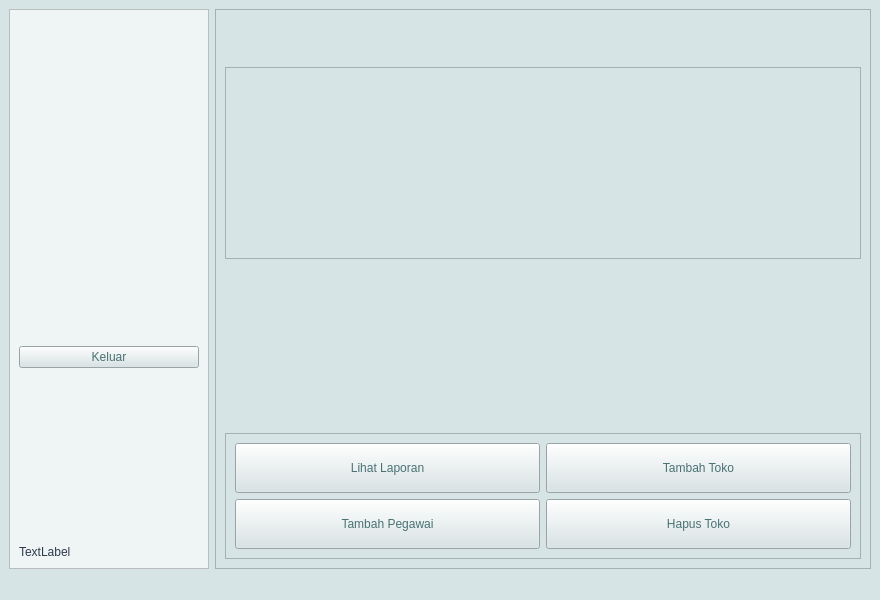
<?xml version="1.0" encoding="UTF-8"?>
<ui version="4.0">
 <class>MainWindow</class>
 <widget class="QMainWindow" name="MainWindow">
  <property name="geometry">
   <rect>
    <x>0</x>
    <y>0</y>
    <width>880</width>
    <height>600</height>
   </rect>
  </property>
  <property name="windowTitle">
   <string>MainWindow</string>
  </property>
  <property name="styleSheet">
   <string notr="true">background-color: rgb(214, 228, 229);</string>
  </property>
  <widget class="QWidget" name="centralwidget">
   <layout class="QGridLayout" name="gridLayout">
    <item row="0" column="2">
     <widget class="QFrame" name="frame_2">
      <property name="frameShape">
       <enum>QFrame::StyledPanel</enum>
      </property>
      <property name="frameShadow">
       <enum>QFrame::Raised</enum>
      </property>
      <layout class="QVBoxLayout" name="verticalLayout_2">
       <item>
        <widget class="QLabel" name="label_name">
         <property name="maximumSize">
          <size>
           <width>16777215</width>
           <height>50</height>
          </size>
         </property>
         <property name="font">
          <font>
           <pointsize>14</pointsize>
          </font>
         </property>
         <property name="styleSheet">
          <string notr="true">color: rgb(255, 255, 255);</string>
         </property>
         <property name="text">
          <string/>
         </property>
        </widget>
       </item>
       <item>
        <widget class="QLabel" name="label_6">
         <property name="text">
          <string/>
         </property>
        </widget>
       </item>
       <item>
        <widget class="QTableWidget" name="tableShop">
         <property name="styleSheet">
          <string notr="true">color: rgb(255, 255, 255);</string>
         </property>
        </widget>
       </item>
       <item>
        <spacer name="verticalSpacer_2">
         <property name="orientation">
          <enum>Qt::Vertical</enum>
         </property>
         <property name="sizeHint" stdset="0">
          <size>
           <width>20</width>
           <height>40</height>
          </size>
         </property>
        </spacer>
       </item>
       <item>
        <widget class="QFrame" name="frame_3">
         <property name="minimumSize">
          <size>
           <width>0</width>
           <height>100</height>
          </size>
         </property>
         <property name="frameShape">
          <enum>QFrame::StyledPanel</enum>
         </property>
         <property name="frameShadow">
          <enum>QFrame::Raised</enum>
         </property>
         <layout class="QGridLayout" name="gridLayout_2">
          <item row="4" column="1">
           <widget class="QPushButton" name="deleteButton">
            <property name="minimumSize">
             <size>
              <width>0</width>
              <height>50</height>
             </size>
            </property>
            <property name="styleSheet">
             <string notr="true">QPushButton
{
  
	background-color: rgb(214, 228, 229);

	color: rgb(73, 113, 116);
	font: 75 8pt &quot;MS Shell Dlg 2&quot;;
}
QPushButton:hover
{
   
	background-color: rgb(255, 77, 42);
}
</string>
            </property>
            <property name="text">
             <string>Hapus Toko</string>
            </property>
           </widget>
          </item>
          <item row="3" column="1">
           <widget class="QPushButton" name="add_shop">
            <property name="minimumSize">
             <size>
              <width>0</width>
              <height>50</height>
             </size>
            </property>
            <property name="styleSheet">
             <string notr="true">QPushButton
{
  
	background-color: rgb(214, 228, 229);

	color: rgb(73, 113, 116);
	font: 75 8pt &quot;MS Shell Dlg 2&quot;;
}
QPushButton:hover
{
   
	background-color: rgb(255, 77, 42);
}
</string>
            </property>
            <property name="text">
             <string>Tambah Toko</string>
            </property>
           </widget>
          </item>
          <item row="3" column="0">
           <widget class="QPushButton" name="reportButton">
            <property name="minimumSize">
             <size>
              <width>0</width>
              <height>50</height>
             </size>
            </property>
            <property name="baseSize">
             <size>
              <width>0</width>
              <height>0</height>
             </size>
            </property>
            <property name="styleSheet">
             <string notr="true">QPushButton
{
  
	background-color: rgb(214, 228, 229);

	color: rgb(73, 113, 116);
	font: 75 8pt &quot;MS Shell Dlg 2&quot;;
}
QPushButton:hover
{
   
	background-color: rgb(255, 77, 42);
}
</string>
            </property>
            <property name="text">
             <string>Lihat Laporan</string>
            </property>
           </widget>
          </item>
          <item row="4" column="0">
           <widget class="QPushButton" name="addEmp">
            <property name="minimumSize">
             <size>
              <width>0</width>
              <height>50</height>
             </size>
            </property>
            <property name="styleSheet">
             <string notr="true">QPushButton
{
  
	background-color: rgb(214, 228, 229);

	color: rgb(73, 113, 116);
	font: 75 8pt &quot;MS Shell Dlg 2&quot;;
}
QPushButton:hover
{
   
	background-color: rgb(255, 77, 42);
}
</string>
            </property>
            <property name="text">
             <string>Tambah Pegawai</string>
            </property>
           </widget>
          </item>
         </layout>
        </widget>
       </item>
      </layout>
     </widget>
    </item>
    <item row="0" column="0" colspan="2">
     <widget class="QFrame" name="frame">
      <property name="minimumSize">
       <size>
        <width>200</width>
        <height>0</height>
       </size>
      </property>
      <property name="maximumSize">
       <size>
        <width>200</width>
        <height>16777215</height>
       </size>
      </property>
      <property name="styleSheet">
       <string notr="true">background-color: rgb(239, 245, 245);</string>
      </property>
      <property name="frameShape">
       <enum>QFrame::StyledPanel</enum>
      </property>
      <property name="frameShadow">
       <enum>QFrame::Raised</enum>
      </property>
      <layout class="QVBoxLayout" name="verticalLayout">
       <item>
        <widget class="QLabel" name="label">
         <property name="minimumSize">
          <size>
           <width>150</width>
           <height>150</height>
          </size>
         </property>
         <property name="styleSheet">
          <string notr="true">image: url(:/newPrefix/Mask group.png);</string>
         </property>
         <property name="text">
          <string/>
         </property>
        </widget>
       </item>
       <item>
        <spacer name="verticalSpacer">
         <property name="orientation">
          <enum>Qt::Vertical</enum>
         </property>
         <property name="sizeHint" stdset="0">
          <size>
           <width>20</width>
           <height>40</height>
          </size>
         </property>
        </spacer>
       </item>
       <item>
        <widget class="QPushButton" name="exitButton">
         <property name="styleSheet">
          <string notr="true">QPushButton
{
  
	background-color: rgb(214, 228, 229);

	color: rgb(73, 113, 116);
	font: 75 8pt &quot;MS Shell Dlg 2&quot;;
}
QPushButton:hover
{
   
	background-color: rgb(255, 77, 42);
}
</string>
         </property>
         <property name="text">
          <string>Keluar</string>
         </property>
        </widget>
       </item>
       <item>
        <spacer name="verticalSpacer_3">
         <property name="orientation">
          <enum>Qt::Vertical</enum>
         </property>
         <property name="sizeHint" stdset="0">
          <size>
           <width>20</width>
           <height>40</height>
          </size>
         </property>
        </spacer>
       </item>
       <item>
        <widget class="QLabel" name="user_id">
         <property name="styleSheet">
          <string notr="true">color: rgb(45, 58, 76);</string>
         </property>
         <property name="text">
          <string>TextLabel</string>
         </property>
        </widget>
       </item>
      </layout>
     </widget>
    </item>
   </layout>
  </widget>
  <widget class="QStatusBar" name="statusbar"/>
 </widget>
 <resources>
  <include location="asset.qrc"/>
 </resources>
 <connections/>
</ui>
